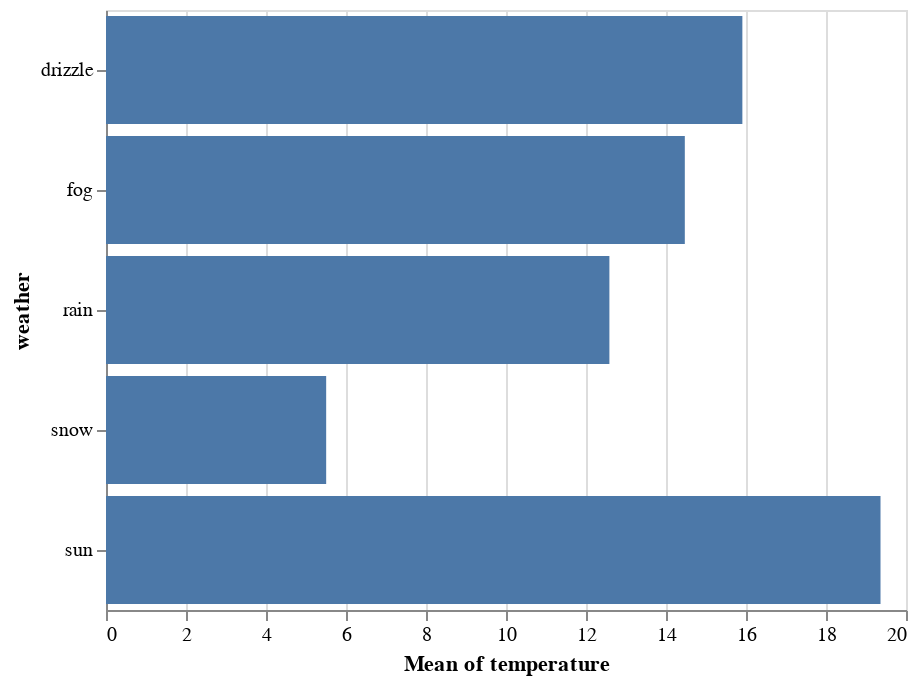

Notebook cell for this chart:
### Markdown cell above
## Transformation: Bar Chart Showing Mean Temperature for each Weather Type

### Code cell
alt.Chart(df).mark_bar().encode(x=alt.X("mean(temperature)"), y="weather")

### Figure 1 — Vega-Lite specification as saved in the notebook (floating-point values rounded to 4 significant figures; data arrays with more than 128 entries replaced by an {"elided": "..."} marker saying what was removed)
{"$schema": "https://vega.github.io/schema/vega-lite/v3.2.1.json", "config": {"mark": {"tooltip": null}, "view": {"height": 300, "width": 400}}, "data": {"name": "data-d4a756336a072a66ce3177ae223f1a37"}, "datasets": {"data-d4a756336a072a66ce3177ae223f1a37": {"elided": "1461 records"}}, "encoding": {"x": {"aggregate": "mean", "field": "temperature", "type": "quantitative"}, "y": {"field": "weather", "type": "nominal"}}, "mark": "bar"}
